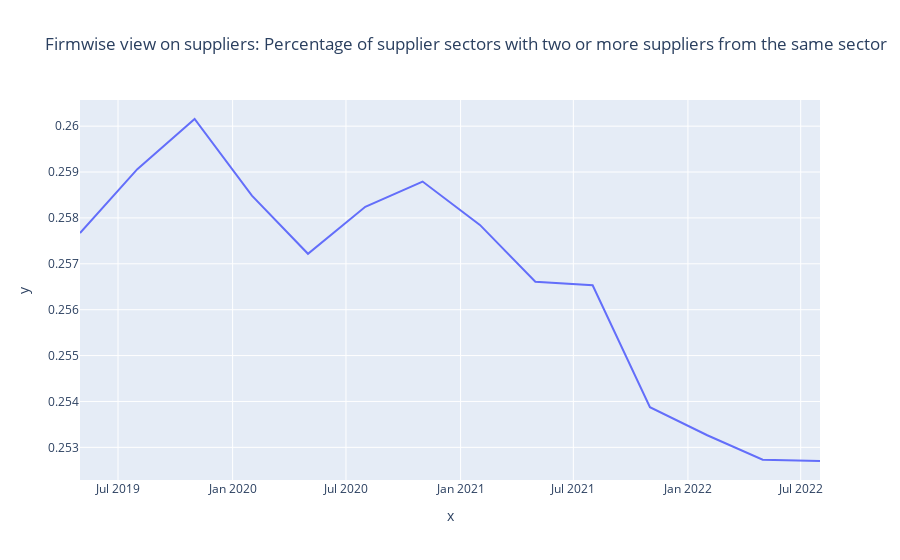

The cell this chart's notebook holds for it:
### Code cell
import plotly.express as px

px.line(x=dates, y=list_pct_dualsourcing, title='Firmwise view on suppliers: Percentage of supplier sectors with two or more suppliers from the same sector')

### Figure 1 — Plotly figure (JSON) as saved in the notebook; plotly's stock layout.template omitted (floating-point values rounded to 4 significant figures)
{"data": [{"hovertemplate": "x=%{x}<br>y=%{y}<extra></extra>", "legendgroup": "", "line": {"color": "#636efa", "dash": "solid"}, "marker": {"symbol": "circle"}, "mode": "lines", "name": "", "orientation": "v", "showlegend": false, "type": "scatter", "x": ["2019-05-01T00:00:00", "2019-08-01T00:00:00", "2019-11-01T00:00:00", "2020-02-01T00:00:00", "2020-05-01T00:00:00", "2020-08-01T00:00:00", "2020-11-01T00:00:00", "2021-02-01T00:00:00", "2021-05-01T00:00:00", "2021-08-01T00:00:00", "2021-11-01T00:00:00", "2022-02-01T00:00:00", "2022-05-01T00:00:00", "2022-08-01T00:00:00"], "xaxis": "x", "y": [0.2577, 0.2591, 0.2602, 0.2585, 0.2572, 0.2582, 0.2588, 0.2578, 0.2566, 0.2565, 0.2539, 0.2533, 0.2527, 0.2527], "yaxis": "y"}], "layout": {"legend": {"tracegroupgap": 0}, "title": {"text": "Firmwise view on suppliers: Percentage of supplier sectors with two or more suppliers from the same sector"}, "xaxis": {"anchor": "y", "domain": [0, 1], "title": {"text": "x"}}, "yaxis": {"anchor": "x", "domain": [0, 1], "title": {"text": "y"}}}}
